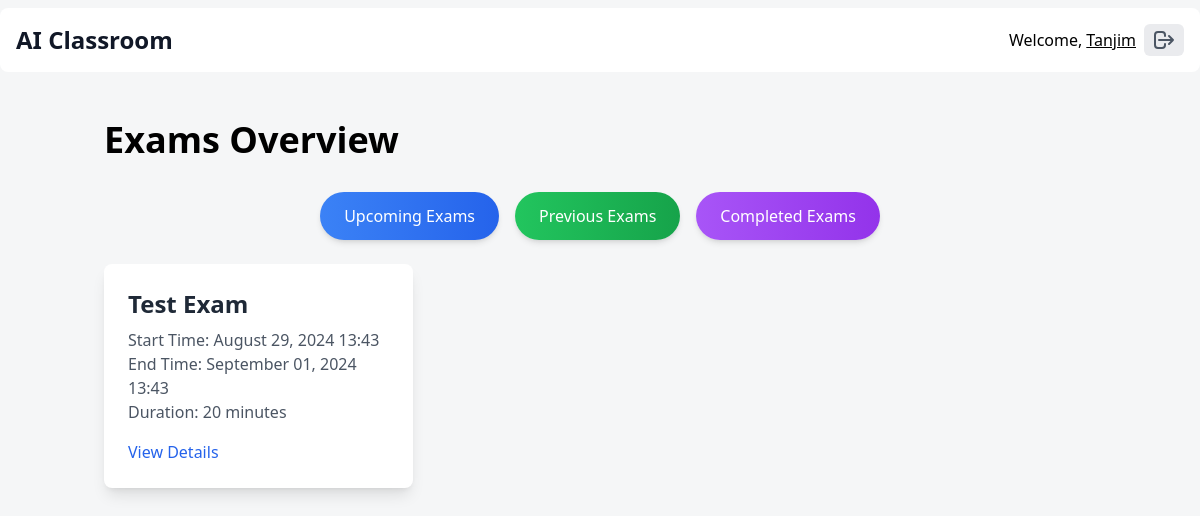
Screenshot of /exams/ (signed in) with the database file from the repository.
### home/models.py (models this page shows, shortened)
class Exam(models.Model):
    classroom = models.ForeignKey("Classroom", on_delete=models.CASCADE, related_name="exams")
    exam_id = models.UUIDField(default=uuid.uuid4, editable=False, unique=True)
    title = models.CharField(max_length=200)
    description = models.TextField(blank=True)
    start_time = models.DateTimeField()
    end_time = models.DateTimeField()
    duration_minutes = models.IntegerField(help_text="Duration in minutes")
    is_published = models.BooleanField(default=False)
    created_by = models.ForeignKey(settings.AUTH_USER_MODEL, on_delete=models.CASCADE, related_name="created_exams")
    created_at = models.DateTimeField(auto_now_add=True)
    updated_at = models.DateTimeField(auto_now=True)
    lessons = models.ManyToManyField("Lesson", related_name="exams", blank=True)
    question_count = models.IntegerField(default=0)

### home/views.py (the view)
# urls.py: path("exams/", views.exam_overview, name="exam_overview"),
@login_required
def exam_overview(request):
    user = request.user
    is_teacher = user.user_type == "teacher" or user.is_staff
    upcoming_exams = Exam.objects.filter(end_time__gt=timezone.now()).order_by("start_time")
    previous_exams = Exam.objects.filter(end_time__lte=timezone.now()).order_by("-start_time")
    context = {
        "is_teacher": is_teacher,
        "upcoming_exams": upcoming_exams,
        "previous_exams": previous_exams,
    }
    return render(request, "exam/exam_overview.html", context)

### home/templates/exam/exam_overview.html (shortened to what this page needs)
{% extends 'base.html' %}
{% block content %}
    <div class="container mx-auto px-4 py-12">
        <h2 class="text-4xl font-bold mb-8">Exams Overview</h2>
        <div class="tabs">
            <ul class="flex justify-center space-x-4 mb-6">
                <li>
                    <button id="tab1-btn"
                            onclick="showTab('tab1')"
                            class="inline-flex items-center px-6 py-3 bg-gradient-to-r from-blue-500 to-blue-600 text-white rounded-full shadow-md cursor-pointer hover:bg-blue-700 transition">
                        Upcoming Exams
                    </button>
                </li>
                <li>
                    <button id="tab2-btn"
                            onclick="showTab('tab2')"
                            class="inline-flex items-center px-6 py-3 bg-gradient-to-r from-green-500 to-green-600 text-white rounded-full shadow-md cursor-pointer hover:bg-green-700 transition">
                        Previous Exams
                    </button>
                </li>
                <li>
                    <button id="tab3-btn"
                            onclick="showTab('tab3')"
                            class="inline-flex items-center px-6 py-3 bg-gradient-to-r from-purple-500 to-purple-600 text-white rounded-full shadow-md cursor-pointer hover:bg-purple-700 transition">
                        Completed Exams
                    </button>
                </li>
            </ul>
            <div class="content">
                <section id="tab1-content" class="tab-content">
                    {% if upcoming_exams %}
                        <div class="grid gap-8 md:grid-cols-2 lg:grid-cols-3">
                            {% for exam in upcoming_exams %}
                                <div class="bg-white p-6 rounded-lg shadow-lg hover:shadow-xl transition-shadow">
                                    <h3 class="text-2xl font-semibold text-gray-800">{{ exam.title }}</h3>
                                    <p class="mt-2 text-gray-600">Start Time: {{ exam.start_time|date:"F d, Y H:i" }}</p>
                                    <p class="text-gray-600">End Time: {{ exam.end_time|date:"F d, Y H:i" }}</p>
                                    <p class="text-gray-600">Duration: {{ exam.duration_minutes }} minutes</p>
                                    <a href="{% url 'exam_detail' exam_id=exam.exam_id %}"
                                       class="mt-4 inline-block text-blue-600 hover:underline">View Details</a>
                                </div>
                            {% endfor %}
                        </div>
                    {% else %}
                        <p class="text-gray-500 italic">No upcoming exams.</p>
                    {% endif %}
                </section>
            </div>
        </div>
    </div>
{% endblock content %}

### rows the page displays
Exam: title "Test Exam", start_time "August 29, 2024 13:43", end_time "September 01, 2024 13:43", duration_minutes "20"
